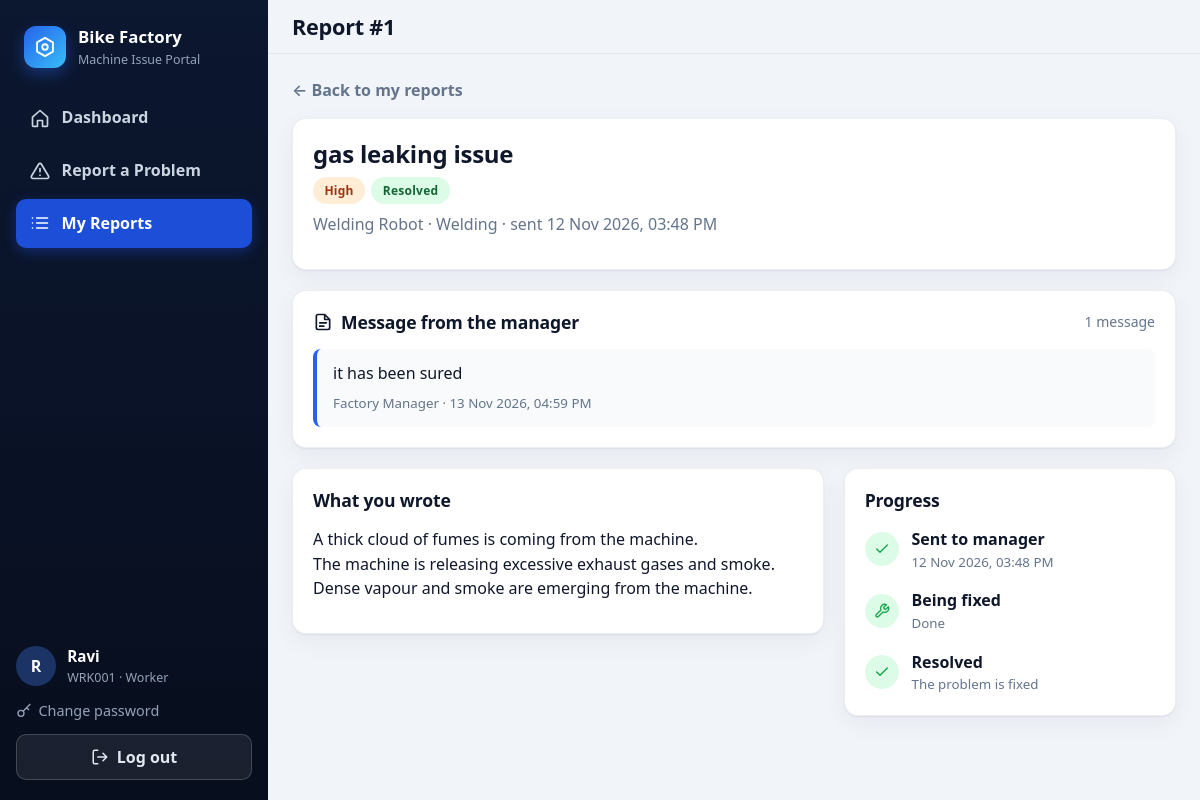
Screenshot of /worker/reports/1 (signed in) with the database file from the repository.
### app/models.py (models this page shows, shortened)
class User(UserMixin, db.Model):
    __tablename__ = "users"
    id = db.Column(db.Integer, primary_key=True)
    employee_id = db.Column(db.String(30), unique=True, nullable=False, index=True)
    name = db.Column(db.String(80), nullable=False)
    role = db.Column(db.String(10), nullable=False, index=True)  # "manager" or "worker"
    password_hash = db.Column(db.String(255), nullable=False)
    active = db.Column("is_active", db.Boolean, nullable=False, default=True)
    failed_attempts = db.Column(db.Integer, nullable=False, default=0)
    locked_until = db.Column(db.DateTime)
    last_login = db.Column(db.DateTime)
    created_at = db.Column(db.DateTime, default=datetime.now)
    @property
    def is_active(self):  # used by Flask-Login
        return bool(self.active)

class Report(db.Model):
    __tablename__ = "reports"
    id = db.Column(db.Integer, primary_key=True)
    worker_id = db.Column(db.Integer, db.ForeignKey("users.id"), nullable=False, index=True)
    machine_id = db.Column(db.Integer, db.ForeignKey("machines.id"), nullable=False, index=True)
    title = db.Column(db.String(120), nullable=False)
    message = db.Column(db.Text, nullable=False)
    severity = db.Column(db.String(10), nullable=False, default="Medium")
    status = db.Column(db.String(15), nullable=False, default="Pending", index=True)
    photo_path = db.Column(db.String(80))
    match_status = db.Column(db.String(10), nullable=False, default="new", index=True)
    duplicate_of_id = db.Column(db.Integer, db.ForeignKey("reports.id"))
    similarity_score = db.Column(db.Float)
    manager_reviewed = db.Column(db.Boolean, nullable=False, default=False)
    seen_by_manager = db.Column(db.Boolean, nullable=False, default=False, index=True)
    issue_id = db.Column(db.Integer, db.ForeignKey("issues.id"), index=True)
    created_at = db.Column(db.DateTime, default=datetime.now, index=True)
    updated_at = db.Column(db.DateTime, default=datetime.now, onupdate=datetime.now)
    worker = db.relationship("User", backref=db.backref("reports", lazy="dynamic"))
    machine = db.relationship("Machine", backref="reports")
    duplicate_of = db.relationship("Report", remote_side=[id], foreign_keys=[duplicate_of_id])

class Machine(db.Model):
    __tablename__ = "machines"
    id = db.Column(db.Integer, primary_key=True)
    machine_code = db.Column(db.String(30), unique=True, nullable=False)
    name = db.Column(db.String(80), nullable=False)
    department = db.Column(db.String(60), nullable=False)

class ManagerNote(db.Model):
    __tablename__ = "manager_notes"
    id = db.Column(db.Integer, primary_key=True)
    issue_id = db.Column(db.Integer, db.ForeignKey("issues.id"), nullable=False, index=True)
    manager_id = db.Column(db.Integer, db.ForeignKey("users.id"), nullable=False)
    note_text = db.Column(db.Text, nullable=False)
    created_at = db.Column(db.DateTime, default=datetime.now)
    manager = db.relationship("User")

### app/worker.py (the view)
@bp.route("/reports/<int:rid>")
def report_detail(rid):
    report = Report.query.filter_by(id=rid, worker_id=current_user.id).first_or_404()
    return render_template("worker/report_detail.html", r=report)

### app/models.py (called while the page is built)
@login_manager.user_loader
def load_user(user_id):
    user = db.session.get(User, int(user_id))
    return user if user and user.is_active else None

### app/worker.py (called while the page is built)
@bp.before_request
def guard():
    if not current_user.is_authenticated:
        return login_manager.unauthorized()
    if current_user.role != "worker":
        abort(403)

### app/templates/worker/report_detail.html (shortened to what this page needs)
{% extends 'base.html' %}
{% from '_macros.html' import icon, sev, status %}
{% block page_title %}Report #{{ r.id }}{% endblock %}
{% block content %}
<a class="back-link" href="{{ url_for('worker.reports') }}">&larr; Back to my reports</a>
<section class="card detail-head">
  <div>
    <h2>{{ r.title }}</h2>
    <div class="badges">{{ sev(r.severity) }} {{ status(r.status) }}</div>
    <p class="muted">{{ r.machine.name }} · {{ r.machine.department }} · sent {{ r.created_at|dt }}</p>
  </div>
</section>
{% set notes = r.issue.notes if r.issue else [] %}
<section class="card" id="manager-messages">
  <div class="card-head"><h2>{{ icon('note') }} Message from the manager</h2><span class="muted small">{{ notes|length }} message{{ 's' if notes|length != 1 }}</span></div>
  {% if notes %}
  <ul class="notes">
    {% for n in notes %}
    <li>
      <p>{{ n.note_text }}</p>
      <small>{{ n.manager.name }} · {{ n.created_at|dt }}</small>
    </li>
    {% endfor %}
  </ul>
  {% else %}
  <p class="muted small">No message yet. When the manager writes about this problem, it will appear here.</p>
  {% endif %}
</section>
<div class="two-col">
  <section class="card">
    <div class="card-head"><h2>What you wrote</h2></div>
    <p class="message">{{ r.message }}</p>
  </section>
  <aside class="card">
    <div class="card-head"><h2>Progress</h2></div>
    <ol class="steps">
      <li class="done"><span>{{ icon('check', 16) }}</span><div><strong>Sent to manager</strong><small>{{ r.created_at|dt }}</small></div></li>
      <li class="{{ 'done' if r.status in ('In Progress', 'Resolved') }}"><span>{{ icon('tool', 16) }}</span><div><strong>Being fixed</strong><small>{{ 'The manager is working on it' if r.status == 'In Progress' else 'Waiting' if r.status == 'Pending' else 'Done' }}</small></div></li>
      <li class="{{ 'done' if r.status == 'Resolved' }}"><span>{{ icon('check', 16) }}</span><div><strong>Resolved</strong><small>{{ 'The problem is fixed' if r.status == 'Resolved' else 'Not yet' }}</small></div></li>
    </ol>
  </aside>
</div>
{% endblock %}

### app/templates/base.html (shortened to what this page needs)
{% from '_macros.html' import icon %}<!doctype html>
<html lang="en">
<head>
  <link rel="stylesheet" href="{{ url_for('static', filename='css/style.css') }}">
</head>
<body class="{% block body_class %}{% endblock %}"
      data-role="{{ current_user.role if current_user.is_authenticated else '' }}"
      data-poll="{{ url_for('manager.notifications') if current_user.is_authenticated and current_user.role == 'manager' else '' }}">
{% if current_user.is_authenticated %}
{% set ep = request.endpoint or '' %}
<div class="app">
  <aside class="sidebar" id="sidebar">
    <a class="brand" href="{{ url_for('main.home') }}">
      <span class="logo">{{ icon('nut', 22) }}</span>
      <span class="brand-text"><strong>Bike Factory</strong><small>Machine Issue Portal</small></span>
    </a>
    <nav class="nav" aria-label="Main menu">
      {% if current_user.role == 'manager' %}
      <a class="{{ 'active' if ep == 'manager.dashboard' }}" href="{{ url_for('manager.dashboard') }}">{{ icon('home') }}<span>Dashboard</span></a>
      <a class="{{ 'active' if ep in ('manager.reports', 'manager.report_detail') }}" href="{{ url_for('manager.reports') }}">{{ icon('list') }}<span>All Reports</span>{% if unseen_count %}<em class="nav-badge" data-unseen>{{ unseen_count }}</em>{% else %}<em class="nav-badge hidden" data-unseen>0</em>{% endif %}</a>
      <a class="{{ 'active' if ep in ('manager.issues', 'manager.issue_detail') }}" href="{{ url_for('manager.issues') }}">{{ icon('layers') }}<span>Issues &amp; Notes</span></a>
      <a class="{{ 'active' if ep.startswith('manager.worker') }}" href="{{ url_for('manager.workers') }}">{{ icon('users') }}<span>Workers</span></a>
      {% else %}
      <a class="{{ 'active' if ep == 'worker.dashboard' }}" href="{{ url_for('worker.dashboard') }}">{{ icon('home') }}<span>Dashboard</span></a>
      <a class="{{ 'active' if ep == 'worker.new_report' }}" href="{{ url_for('worker.new_report') }}">{{ icon('alert') }}<span>Report a Problem</span></a>
      <a class="{{ 'active' if ep in ('worker.reports', 'worker.report_detail') }}" href="{{ url_for('worker.reports') }}">{{ icon('list') }}<span>My Reports</span></a>
      {% endif %}
    </nav>
    <div class="sidebar-foot">
      <div class="user-chip">
        <span class="avatar">{{ current_user.name[:1]|upper }}</span>
        <span><strong>{{ current_user.name }}</strong><small>{{ current_user.employee_id }} · {{ current_user.role|capitalize }}</small></span>
      </div>
      <a class="nav-link-small" href="{{ url_for('auth.change_password') }}">{{ icon('key', 16) }} Change password</a>
      <form method="post" action="{{ url_for('auth.logout') }}">
        <button class="btn btn-ghost-light btn-block" type="submit">{{ icon('logout', 18) }} Log out</button>
      </form>
    </div>
  </aside>
  <div class="main">
    <header class="topbar">
      <h1 class="page-title">{% block page_title %}{{ app_name }}{% endblock %}</h1>
    </header>
    <main class="content">
      {% block content %}{% endblock %}
    </main>
  </div>
</div>
{% endif %}
</body>
</html>

### app/templates/_macros.html (shortened to what this page needs)
{% macro sev(value) -%}
<span class="badge sev-{{ value|lower }}">{{ value }}</span>
{%- endmacro %}
{% macro status(value) -%}
<span class="badge st-{{ value|lower|replace(' ', '-') }}">{{ value }}</span>
{%- endmacro %}

### rows the page displays
User: name "R", name "Ravi", employee_id "WRK001", role "Worker"
Report: id "1", title "gas leaking issue", severity "High", status "Resolved", created_at|dt "12 Nov 2026, 03:48 PM", message "A thick cloud of fumes is coming from the machine. The machine is releasing excessive exhaust gases and smoke. Dense vapour and smoke are emerging from the machine.", status "Done", status "The problem is fixed"
Machine: machine.name "Welding Robot", machine.department "Welding"
ManagerNote: note_text "it has been sured", manager.name "Factory Manager", created_at|dt "13 Nov 2026, 04:59 PM"

### other values shown
{{ notes|length }} "1"
